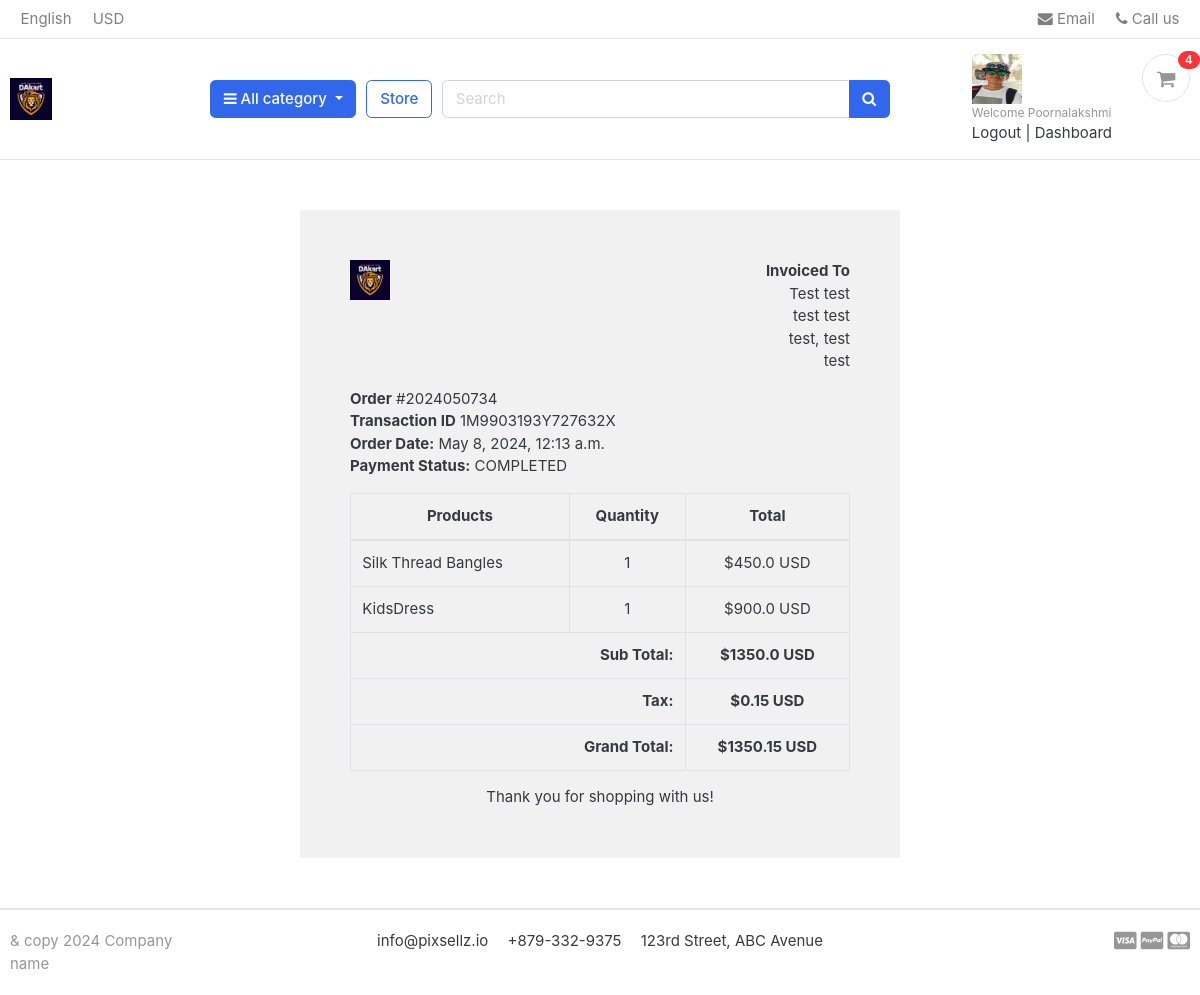
The app's page /Accounts/order_detail/2024050734 (signed in) with its own data.
### Accounts/models.py (models this page shows)
class UserProfile(models.Model):
    user            = models.OneToOneField(User,on_delete=models.CASCADE)
    address_line_1  = models.CharField(max_length=100, blank=True)
    address_line_2  = models.CharField(max_length=100, blank=True)
    profile_picture = models.ImageField(upload_to='userprofile', blank=True)
    city            = models.CharField(max_length=20, blank=True)
    state           = models.CharField(max_length=20, blank=True)
    country         = models.CharField(max_length=20, blank=True)

### Order/models.py (models this page shows, shortened)
class Order(models.Model):
    STATUS = (
        ('New','New'),
        ('Accepted','Accepted'),
        ('Completed','Completed'),
        ('Cancelled','Cancelled'),
    )
    user = models.ForeignKey(User, on_delete=models.SET_NULL,
                             null=True)
    payment = models.ForeignKey(payment, on_delete=models.SET_NULL,
                                blank=True, null=True)
    order_number = models.CharField(max_length=20)
    first_name = models.CharField(max_length=50)
    last_name = models.CharField(max_length=50)
    phone = models.CharField(max_length=15)
    email = models.EmailField(max_length=50)
    address_line_1 = models.CharField(max_length=50)
    address_line_2 = models.CharField(max_length=50, blank=True)
    country = models.CharField(max_length=50)
    state = models.CharField(max_length=50)
    city = models.CharField(max_length=50)
    order_note = models.CharField(max_length=100, blank=True)
    order_total = models.FloatField()
    tax = models.FloatField()
    status = models.CharField(max_length=10, choices=STATUS, default='New')
    ip = models.CharField(blank=True, max_length=20)
    is_ordered = models.BooleanField(default=False)
    created_at = models.DateTimeField(auto_now_add=True)
    updated_at = models.DateTimeField(auto_now=True)
    def full_name(self):
        return f'{self.first_name} {self.last_name}'
    def full_address(self):
        return f'{self.address_line_1} {self.address_line_2}'

class payment(models.Model):
    user = models.ForeignKey(User, on_delete=models.SET_NULL, null=True)
    payment_id = models.CharField(max_length=100)
    payment_method = models.CharField(max_length=100)
    amount_paid = models.CharField(max_length=100)
    status = models.CharField(max_length=100)
    created_at = models.DateTimeField(auto_now_add=True)

class OrderProduct(models.Model):
    order = models.ForeignKey(Order, on_delete=models.CASCADE)
    payment = models.ForeignKey(payment, on_delete=models.SET_NULL, blank=True, null=True)
    user = models.ForeignKey(User, on_delete=models.CASCADE)
    product = models.ForeignKey(Product, on_delete=models.CASCADE)
    quantity = models.IntegerField()
    product_price = models.FloatField()
    ordered = models.BooleanField(default=False)
    created_at = models.DateTimeField(auto_now_add=True)
    updated_at = models.DateTimeField(auto_now=True)

### Store/models.py (models this page shows, shortened)
class Product(models.Model):
    Product_Name   = models.CharField(max_length=200, unique=True)
    Slug           = models.SlugField(max_length=100, unique=True)
    Description    = models.TextField(max_length=500, blank=True)
    Price          = models.IntegerField()
    Images         = models.ImageField(upload_to="photos/Products", blank=True)
    Stock          = models.IntegerField()
    Category       = models.ForeignKey(Category,on_delete=models.CASCADE)
    Created_date   = models.DateField(auto_now_add=True)
    Modified_date  = models.DateField(auto_now_add=True)
    Is_available   = models.BooleanField(default=True)

### Accounts/views.py (the view)
# urls.py: path('order_detail/<int:order_number>',views.order_detail,name="order_detail")
def order_detail(request, order_number, subtotal = 0):
    order_detail = OrderProduct.objects.filter(order__order_number = order_number)
    order = Order.objects.get(order_number = order_number)
    for i in order_detail:
        subtotal += i.product_price * i.quantity
    context =  {
        'order_detail' : order_detail,
        'subtotal' : subtotal,
        'order' : order
    }
    return render(request, 'Accounts/Order_Detail.html', context)

### Carts/context_processors.py (called while the page is built)
def cartCounter(request):
    cart_count = 0
    try:
        if request.user.is_authenticated:
            cart_items = CartItem.objects.all().filter(user=request.user,is_active=True)
        else:
            cart = Cart.objects.get(Cart_Id = cart_id(request))
            cart_items = CartItem.objects.all().filter(cart=cart,is_active=True)
        for cart_item in cart_items:
            cart_count += cart_item.quantity
    except Cart.DoesNotExist:
        cart_count = 0
    return dict(count = cart_count)

### Category/context_processors.py (called while the page is built)
def Cat_links(request):
    links = Category.objects.all()
    return dict(links=links)

### Templates/Accounts/Order_Detail.html
{% extends 'Base.html' %}
{% load static %}
{% block content %}
<div class="container" style="margin: 0 auto;width: 50%;padding: 50px;background: #f1f1f1;margin-top: 50px;margin-bottom: 50px;">
    <div class="row invoice row-printable">
        <div class="col-md-12">
            <div class="panel panel-default plain" id="dash_0">
                <div class="panel-body p30">
                    <div class="row">
                        <div class="col-lg-6">
                            <div class="invoice-logo"><img src="{% static '/images/logo.png' %}" alt="Invoice logo" style="max-height: 40px;"></div>
                        </div>
                        <div class="col-lg-6">
                            <div class="invoice-from">
                                <ul class="list-unstyled text-right">
                                    <li><strong>Invoiced To</strong></li>
                                    <li>{{order.full_name}}</li>
                                    <li>{{order.full_address}}</li>
                                    <li>{{order.city}}, {{order.state}}</li>
                                    <li>{{order.country}}</li>
                                </ul>
                            </div>
                        </div>
                        <div class="col-lg-12">
                            <div class="invoice-details mt25">
                                <div class="well">
                                    <ul class="list-unstyled mb0">
                                        <li><strong>Order</strong> #{{order.order_number}}</li>
                                        <li><strong>Transaction ID</strong> {{order.payment.payment_id}}</li>
                                        <li><strong>Order Date:</strong> {{order.created_at}}</li>
                                        <li><strong>Payment Status:</strong> {{order.payment.status}}</li>
                                    </ul>
                                </div>
                            </div>
                            <div class="invoice-items">
                                <div class="table-responsive" style="overflow: hidden; outline: none;" tabindex="0">
                                    <table class="table table-bordered">
                                        <thead>
                                            <tr>
                                                <th class="per70 text-center">Products</th>
                                                <th class="per5 text-center">Quantity</th>
                                                <th class="per25 text-center">Total</th>
                                            </tr>
                                        </thead>
                                        <tbody>
                                          {% for item in order_detail %}
                                            <tr>
                                                <td>{{ item.product.Product_Name }}
                                                </td>
                                                <td class="text-center">{{ item.quantity }}</td>
                                                <td class="text-center">${{ item.product_price }} USD</td>
                                            </tr>
                                          {% endfor %}
                                        </tbody>
                                        <tfoot>
                                            <tr>
                                                <th colspan="2" class="text-right">Sub Total:</th>
                                                <th class="text-center">${{ subtotal }} USD</th>
                                            </tr>
                                            <tr>
                                                <th colspan="2" class="text-right">Tax:</th>
                                                <th class="text-center">${{ order.tax }} USD</th>
                                            </tr>
                                            <tr>
                                                <th colspan="2" class="text-right">Grand Total:</th>
                                                <th class="text-center">${{ order.order_total }} USD</th>
                                            </tr>
                                        </tfoot>
                                    </table>
                                </div>
                            </div>
                            <div class="invoice-footer mt25">
                                <p class="text-center">Thank you for shopping with us!</p>
                            </div>
                        </div>
                    </div>
                </div>
            </div>
        </div>
    </div>
    </div>
{% endblock %}

### Templates/Includes/Header.html (shortened to what this page needs)
{% load static %}
<header class="section-header">
	<nav class="navbar p-md-0 navbar-expand-sm navbar-light border-bottom">
	<div class="container">
	  <div class="collapse navbar-collapse" id="navbarTop4">
		<ul class="navbar-nav mr-auto">
			<li class="nav-item dropdown">
				 <a href="#" class="nav-link">   English </a>
			</li>
			<li class="nav-item dropdown">
				<a href="#" class="nav-link"> USD </a>
			</li>
		</ul>
		<ul class="navbar-nav">
			<li><a href="#" class="nav-link"> <i class="fa fa-envelope"></i> Email </a></li>
			<li><a href="#" class="nav-link"> <i class="fa fa-phone"></i> Call us </a></li>
		</ul>
	  </div>
	</div>
	</nav>
	<section class="header-main border-bottom">
		<div class="container">
	<div class="row align-items-center">
		<div class="col-lg-2 col-md-3 col-6">
			<a href="./" class="brand-wrap">
				<img class="logo" src="{% static './images/logo.png' %}">
			</a>
		</div>
		<div class="col-lg col-sm col-md col-6 flex-grow-0">
			<div class="category-wrap dropdown d-inline-block float-right">
				<button type="button" class="btn btn-primary dropdown-toggle" data-toggle="dropdown">
					<i class="fa fa-bars"></i> All category
				</button>
			</div>
		</div>
		<a href="{% url 'Store' %}" class="btn btn-outline-primary">Store</a>
		<div class="col-lg  col-md-6 col-sm-12 col">
			<form action="{% url 'search' %}" class="search">
				<div class="input-group w-100">
					<input type="text" class="form-control" style="width:60%;" placeholder="Search" name="keyword">
					<div class="input-group-append">
					  <button class="btn btn-primary" type="submit">
						<i class="fa fa-search"></i>
					  </button>
					</div>
				</div>
			</form>
		</div>
		<div class="col-lg-3 col-sm-6 col-8 order-2 order-lg-3">
					<div class="d-flex justify-content-end mb-3 mb-lg-0">
						{% if user.id is not None %}
						<div class="widget-header">
							<img src="{{ user.userprofile.profile_picture.url }}" width="50" height="50">
							<small class="title text-muted">Welcome {{ user.first_name }}</small>
							<div>
								<a href="{% url 'logout' %}">Logout</a> <span class="dark-transp"> | </span>
								<a href="{% url 'dashboard' %}">Dashboard </a>
							</div>
						</div>
						{% endif %}
						<a href="./cart.html" class="widget-header pl-3 ml-3">
							<div class="icon icon-sm rounded-circle border"><i class="fa fa-shopping-cart"></i></div>
							<span class="badge badge-pill badge-danger notify">{{ count }}</span>
						</a>
					</div>
				</div>
	</div>
		</div>
	</section>
	</header>

### static/css/ui.css (style rules this page uses)
html { font-family: "Inter", sans-serif; font-size: 15px; }
.icon-xs, .icon-sm, .icon-md, .icon-lg { display: inline-block; text-align: center; flex-shrink: 0; flex-grow: 0; }
.icon-sm { width: 48px; height: 48px; line-height: 48px !important; font-size: 20px; }
p:last-child { margin-bottom: 0; }
.header-main { position: relative; padding-top: 1rem; padding-bottom: 1rem; }
.brand-wrap .logo, .navbar-brand .logo { margin-right: 7px; max-height: 42px; display: inline-block; }
.widget-header { display: inline-block; vertical-align: middle; position: relative; }
.widget-header a { color: #343a40; }
.widget-header i { color: #969696; }
.widget-header .title { display: block; }
.widget-header .notify { position: absolute; top: -3px; right: -10px; }
[class*=list-] li:after { visibility: hidden; display: block; content: ""; overflow: hidden; height: 0; clear: both; }
.notify { position: absolute; top: -4px; right: -10px; display: inline-block; padding: 0.25em 0.6em; font-size: 12px; line-height: 1; text-align: center; border-radius: 3rem; color: #fff; background-color: #fa3434; }

### records on screen
Order: full_name "Test test", full_address "test test", city "test", state "test", country "test", order_number "2024050734", payment.payment_id "1M9903193Y727632X", created_at "May 8, 2024, 12:13 a.m.", payment.status "COMPLETED", tax "0.15", order_total "1350.15"
OrderProduct: product.Product_Name "Silk Thread Bangles", quantity "1", product_price "450.0"
OrderProduct: product.Product_Name "KidsDress", quantity "1", product_price "900.0"

### other values on screen
{{ user.first_name }} "Poornalakshmi"
{{ count }} "4"
{{ subtotal }} "1350.0"
